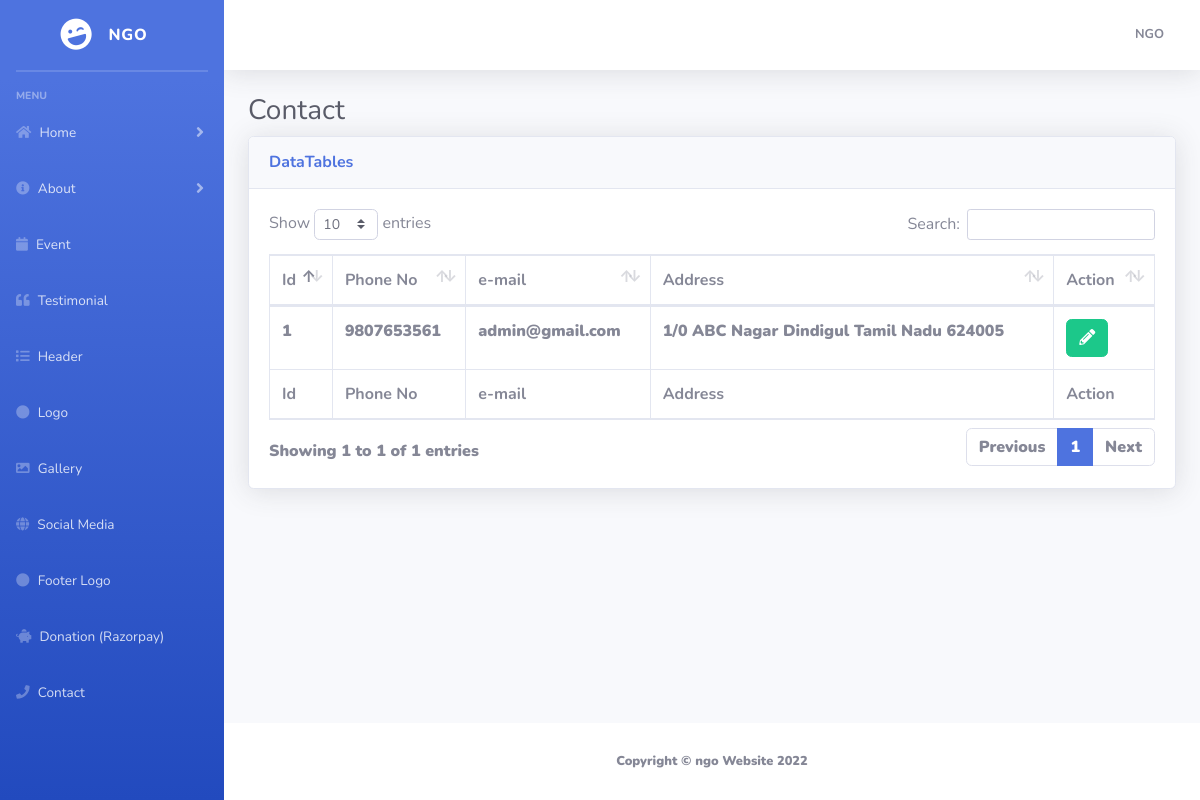
The page /admin/contact.php (signed in) on the database its author committed.
### tables this page shows
CREATE TABLE `contact` (
  `id` int(11) NOT NULL,
  `phone` varchar(1000) NOT NULL,
  `email` varchar(1000) NOT NULL,
  `address` varchar(1000) NOT NULL
);

### admin/db.php (called while the page is built, shortened)
?><?php
class DBController {
private $host = "localhost";
	private $user = "admin_oxpin";
	private $password = "parthiv99";
	private $database = "admin_oxpin";
	private $conn;
	function __construct() {
		$this->conn = $this->connectDB();
	}
	function connectDB() {
		$conn = mysqli_connect($this->host,$this->user,$this->password,$this->database);
mysqli_set_charset($conn,"utf8");
		return $conn;
	}
	function runQuery($query) {
		$result = mysqli_query($this->conn,$query);
		while($row=mysqli_fetch_assoc($result)) {
			$resultset[] = $row;
		}
		if(!empty($resultset))
			return $resultset;
	}
}
$db_handle = new DBController();
?>

### admin/contact.php (the view, shortened to what this page needs)
<?php
include('header.php');
?>
                <div class="container-fluid">
                    <h1 class="h3 mb-2 text-gray-800">Contact</h1>
                    <div class="card shadow mb-4">
                        <div class="card-header py-3">
                            <h6 class="m-0 font-weight-bold text-primary">DataTables</h6>
                        </div>
                        <div class="card-body">
                            <div class="table-responsive">
                                <table class="table table-bordered" id="dataTable" width="100%" cellspacing="0">
                                    <thead>
                                        <tr>
                                            <th>Id</th>
                                            <th>Phone No</th>
                                            <th>e-mail</th>
                                            <th>Address</th>
                                            <th>Action</th>
                                        </tr>
                                    </thead>
                                    <tfoot>
                                        <tr>
                                            <th>Id</th>
                                            <th>Phone No</th>
                                            <th>e-mail</th>
                                            <th>Address</th>
                                            <th>Action</th>
                                        </tr>
                                    </tfoot>
                                    <tbody>
                                    <?php
$result = $db_handle->runQuery("select * from contact ");
foreach($result as $row) { ?>
                    <td ><?php echo $row['id'];?></td>
                    <td ><?php echo $row['phone'];?></td>
                    <td ><?php echo $row['email'];?></td>
					<td ><?php echo $row['address'];?></td>
                    <td>
                      <a href="contactedit.php?id=<?php echo $row['id']; ?>"> <button class="btn btn-success btn-xs"><i class="fas fa-pencil-alt"></i></button></a></a>
                    </td>
<?php } ?>
                                        </tbody>
                                </table>
                            </div>
                        </div>
                    </div>
                </div>
            </div>
            <footer class="sticky-footer bg-white">
                <div class="container my-auto">
                    <div class="copyright text-center my-auto">
                        <span>Copyright &copy; ngo Website 2022</span>
                    </div>
                </div>
            </footer>
        </div>
    </div>
</body>
</html>

### rows shown on the page
contact: id "1", phone "9807653561", email "admin@gmail.com", address "1/0 ABC Nagar Dindigul Tamil Nadu 624005"
